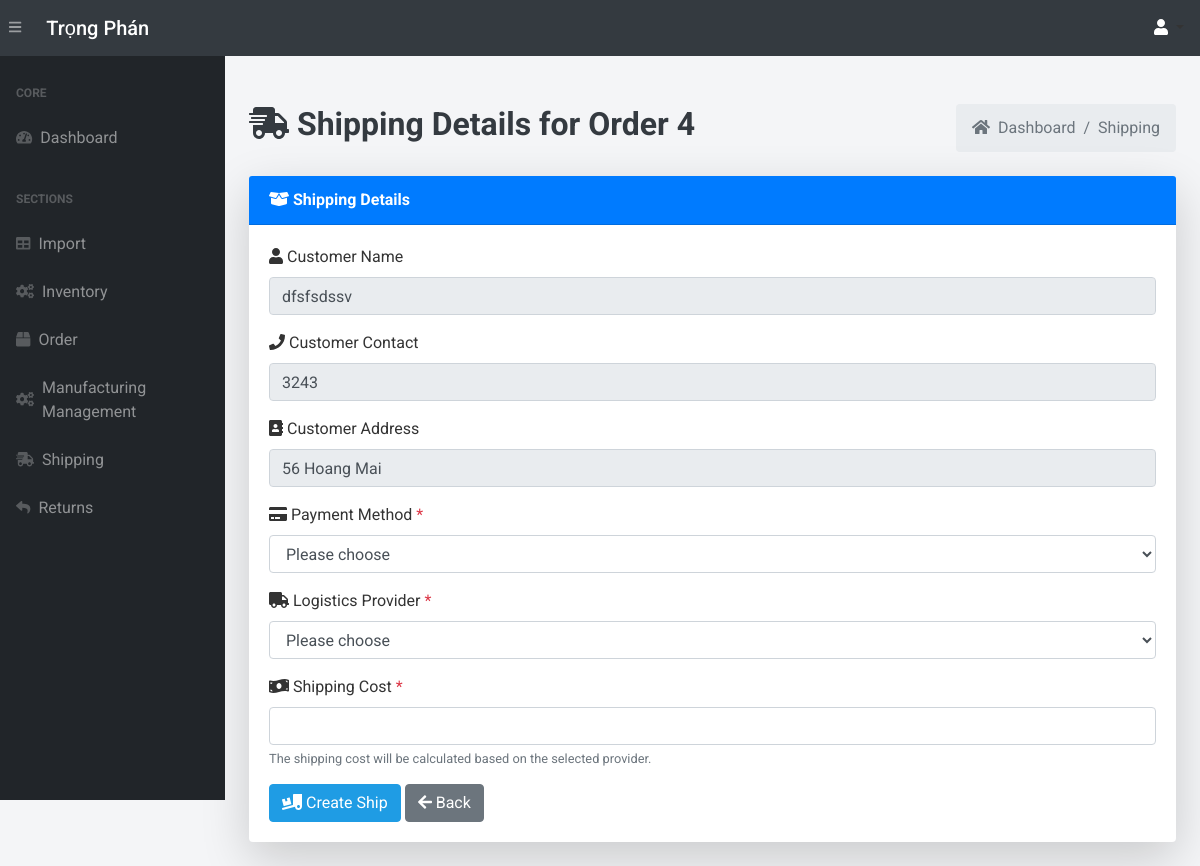
The app's page /create-shipping-order/4 (signed in), older data.
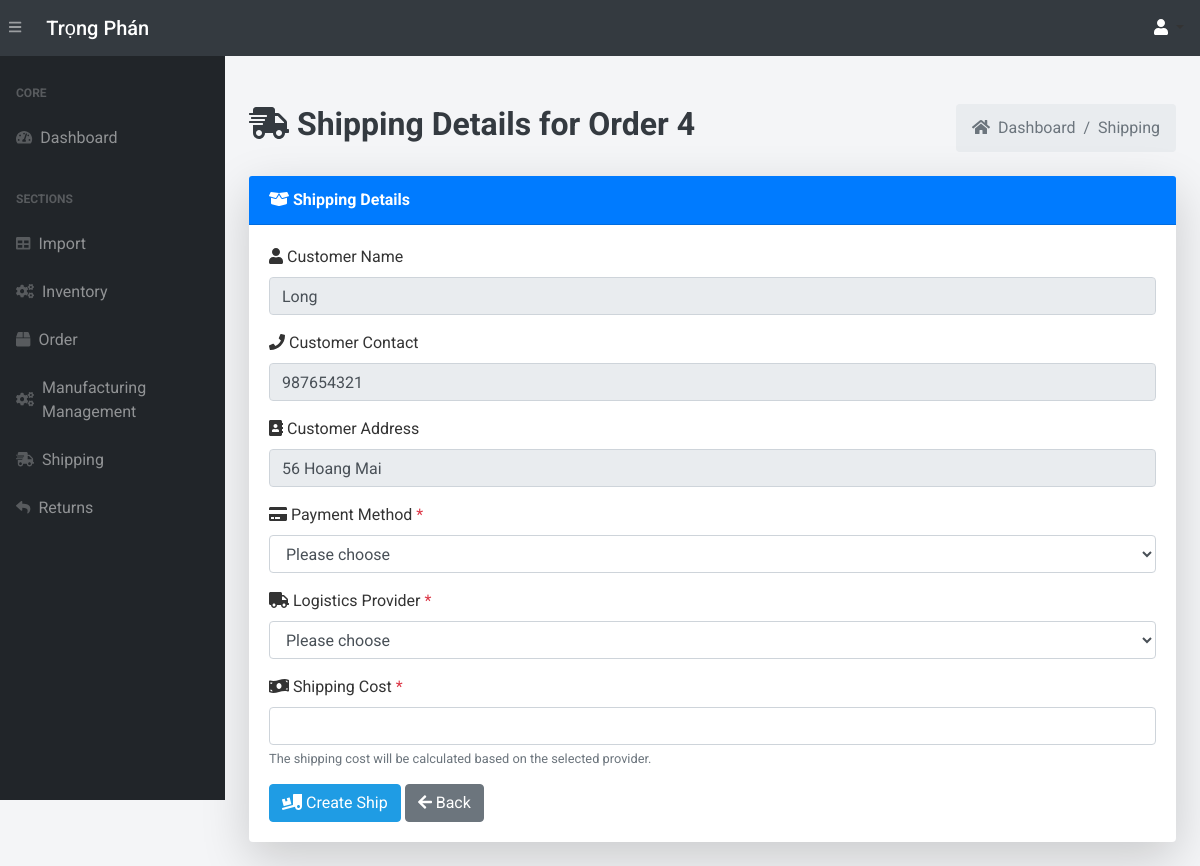
The same page, newer data.
### app.py (models this page shows, shortened)
class Order(db.Model):
    __tablename__ = 'orders'
    order_id = db.Column(db.Integer, primary_key=True)
    cus_name = db.Column(db.String(255), nullable=False)  # Customer Name
    cus_contact = db.Column(db.String(255), nullable=False)  # Customer Contact
    cus_address = db.Column(db.String(255), nullable=False)  # Customer Address
    order_date = db.Column(db.DateTime, default=vietnam_now)
    price = db.Column(db.Numeric(10, 2), nullable=False)
    deposit_amount = db.Column(db.Float, nullable=False, default=0.0)
    deposit_percent = db.Column(db.Float, nullable=False, default=0.0)
    status = db.Column(db.String(50), default="Processing")
    order_details = db.relationship('OrderDetail', backref='order_relation', lazy=True)

### app.py (the view, shortened to what this page needs)
@app.route('/create-shipping-order/<int:order_id>', methods=["GET", "POST"])
@login_required
def create_shipping_order(order_id):
    order = Order.query.get_or_404(order_id)
    shipping_queue_items = ShippingQueue.query.filter_by(order_id=order.order_id).all()
    return render_template('create_shipping_order.html', order=order)

### app.py (called while the page is built, shortened)
@login_manager.user_loader
def load_user(user_id):
    return User.query.get(int(user_id))

def add_monthly_data():
    current_year = datetime.now().year
    months = [f"{current_year}-{str(month).zfill(2)}" for month in range(1, 4)]  # Tháng 1 đến tháng 6
    for month in months:
        existing_month_data = db.session.query(Order).filter(Order.order_date.like(f'{month}%')).first()
    db.session.commit()

@app.before_request
def initialize_data():
    add_monthly_data()

### templates/create_shipping_order.html (shortened to what this page needs)
{% extends 'base.html' %}
{% block content %}
<main>
    <div class="container-fluid mt-5">
        <div class="d-flex justify-content-between align-items-center mb-4">
            <h1 class="text-dark font-weight-bold" style="font-size: 2rem;">
                <i class="fas fa-shipping-fast"></i> Shipping Details for Order {{ order.order_id }}
            </h1>
            <ol class="breadcrumb mb-0">
                <li class="breadcrumb-item"><a href="/" class="text-decoration-none text-muted"><i class="fas fa-home mr-1"></i> Dashboard</a></li>
                <li class="breadcrumb-item active">Shipping</li>
            </ol>
        </div>
        <div class="card shadow-lg border-0 mb-4">
            <div class="card-header bg-primary text-white font-weight-bold">
                <i class="fas fa-box-open"></i> Shipping Details
            </div>
            <div class="card-body">
                <form method="POST" id="shipping-order-form">
                    <div class="form-group">
                        <label for="cus_name"><i class="fas fa-user"></i> Customer Name</label>
                        <input type="text" name="cus_name" id="cus_name" class="form-control" value="{{ order.cus_name }}" readonly>
                    </div>
                    <div class="form-group">
                        <label for="cus_contact"><i class="fas fa-phone"></i> Customer Contact</label>
                        <input type="text" name="cus_contact" id="cus_contact" class="form-control" value="{{ order.cus_contact }}" readonly>
                    </div>
                    <div class="form-group">
                        <label for="cus_address"><i class="fas fa-address-book"></i> Customer Address</label>
                        <input type="text" name="cus_address" id="cus_address" class="form-control" value="{{ order.cus_address }}" readonly>
                    </div>
                    <div class="form-group">
                        <label for="pay_method"><i class="fas fa-credit-card"></i> Payment Method <span class="text-danger">*</span></label>
                        <select class="form-control" id="pay_method" name="pay_method">
                            <option value="" disabled selected>Please choose</option>
                        </select>
                    </div>
                    <div class="form-group">
                        <label for="provider"><i class="fas fa-truck"></i> Logistics Provider <span class="text-danger">*</span></label>
                        <select class="form-control" id="provider" name="provider">
                            <option value="" disabled selected>Please choose</option>
                        </select>
                    </div>
                    <div class="form-group">
                        <label for="shipping_cost"><i class="fas fa-money-bill-wave"></i> Shipping Cost <span class="text-danger">*</span></label>
                        <input type="number" class="form-control" id="shipping_cost" name="shipping_cost" step="0.01" required>
                        <small class="form-text text-muted">The shipping cost will be calculated based on the selected provider.</small>
                    </div>
                    <button type="submit" class="btn btn-ac"><i class="fas fa-truck-loading"></i> Create Ship</button>
                    <a href="/shipping-queue/" class="btn btn-secondary"><i class="fas fa-arrow-left"></i> Back</a>
                </form>
            </div>
        </div>
    </div>
</main>
{% endblock %}

Row changes from the older to the newer data that the page shows:
changed Order "56 Hoang Mai": cus_name "dfsfsdssv" → "Long"; cus_contact "3243" → "987654321"
